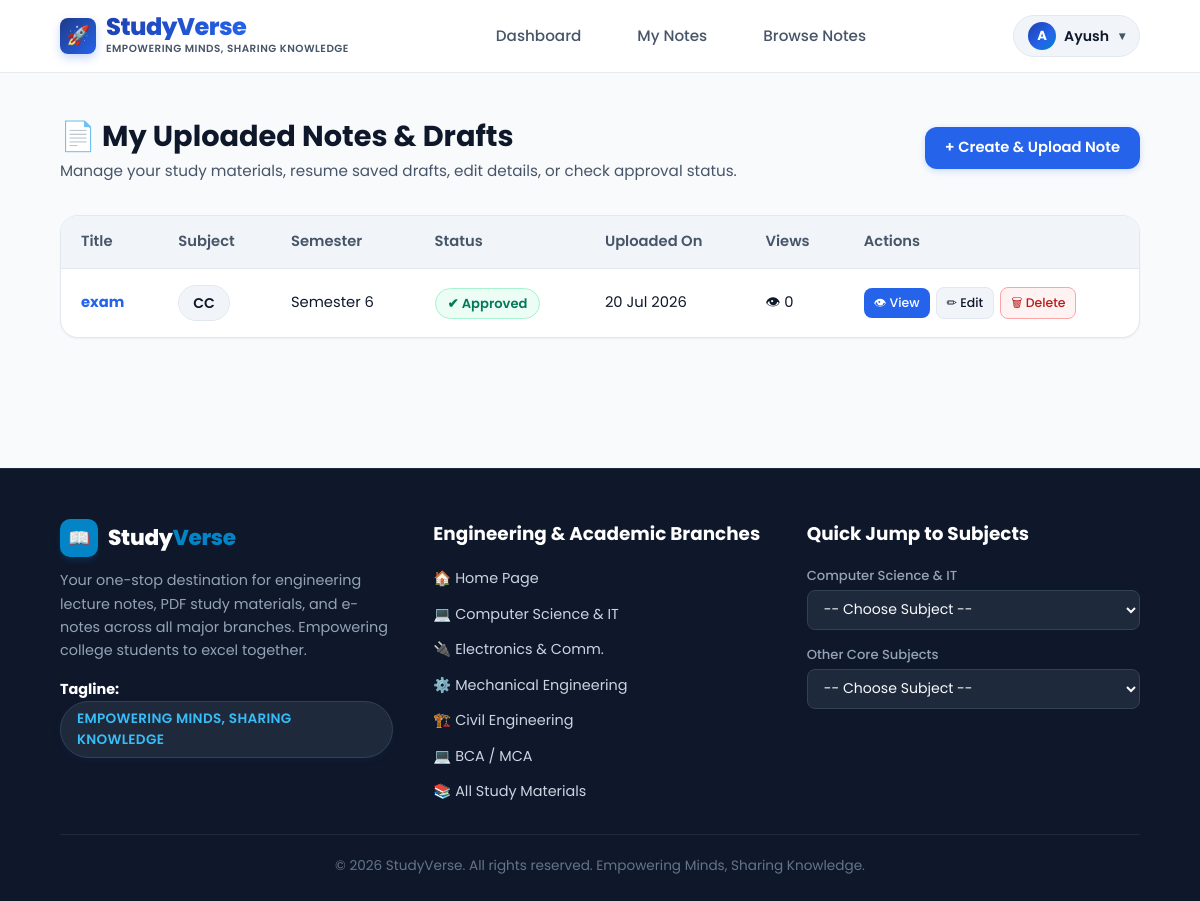
/notes/my-notes/ (signed in), run on an earlier commit of the app's database.
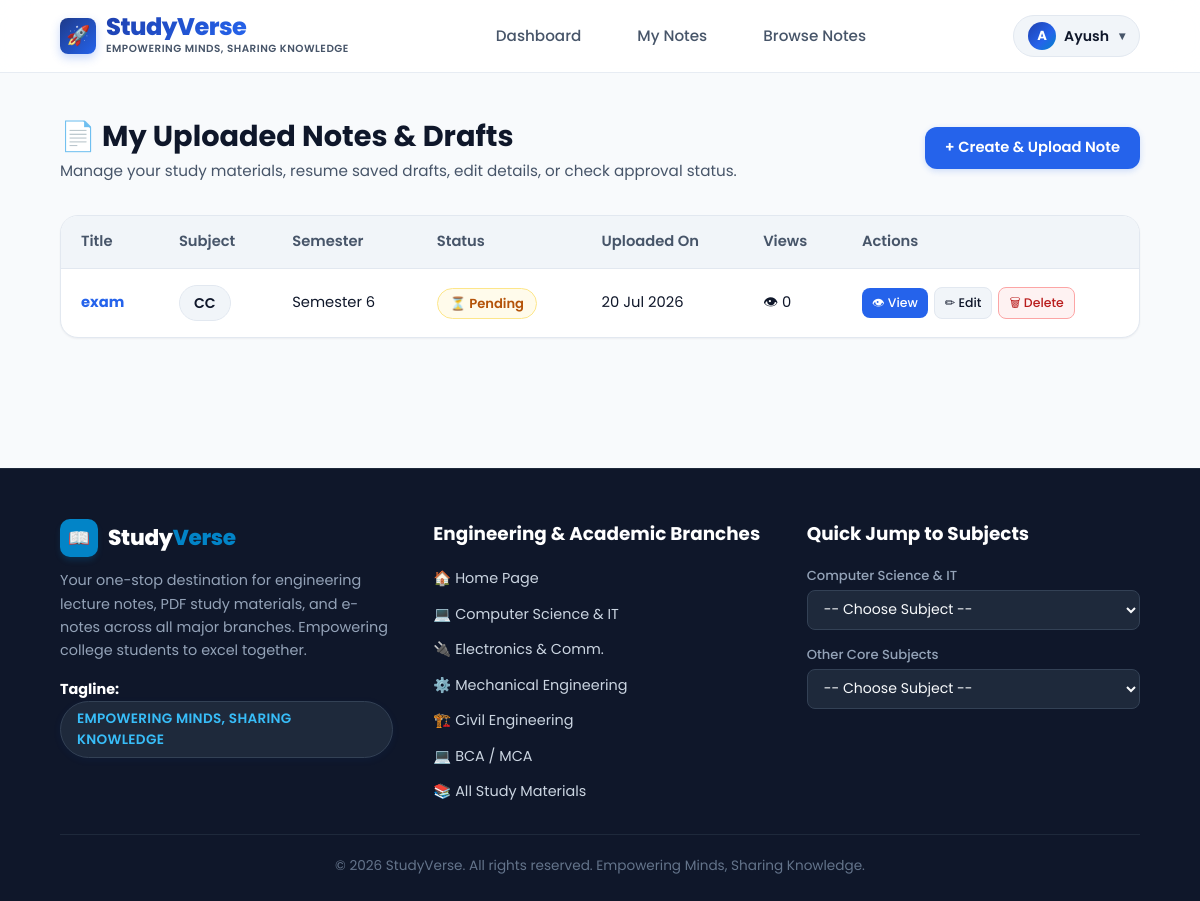
And on a later commit of the database.
### notes/models.py (models this page shows, shortened)
class Note(models.Model):
    STATUS_CHOICES = [
        ("Draft", "Draft"),
        ("Pending", "Pending"),
        ("Approved", "Approved"),
        ("Rejected", "Rejected"),
    ]
    SUBJECT_CHOICES = [
        ('DBMS', 'DBMS'),
        ('OS', 'Operating System'),
        ('CN', 'Computer Networks'),
        ('CC', 'Cloud Computing'),
        ('DSA', 'Data Structures'),
        ('JAVA', 'Java'),
        ('PYTHON', 'Python'),
        ('MATH', 'Mathematics'),
        ('OTHER', 'Other'),
    ]
    BRANCH_CHOICES = [
        ('CSE', 'Computer Science Engineering'),
        ('IT', 'Information Technology'),
        ('ECE', 'Electronics & Comm.'),
        ('ME', 'Mechanical Engineering'),
        ('CIVIL', 'Civil Engineering'),
        ('BCA_MCA', 'BCA / MCA'),
        ('COMMERCE', 'Commerce & Business'),
        ('OTHER', 'General / Other'),
    ]
    title = models.CharField(max_length=200)
    subject = models.CharField(max_length=50, choices=SUBJECT_CHOICES)
    branch = models.CharField(max_length=50, choices=BRANCH_CHOICES, default='CSE')
    semester = models.IntegerField()
    description = models.TextField(blank=True)
    content = models.TextField(blank=True, help_text="Rich text or markdown content for online created e-notes")
    drawing_data = models.TextField(blank=True, help_text="Base64 canvas drawing image data")
    is_online_note = models.BooleanField(default=False)
    file = models.FileField(upload_to='notes/', blank=True, null=True)
    uploaded_by = models.ForeignKey(User, on_delete=models.CASCADE)
    uploaded_at = models.DateTimeField(auto_now_add=True)
    downloads = models.IntegerField(default=0)
    views = models.IntegerField(default=0)
    likes = models.ManyToManyField(User, related_name='liked_notes', blank=True)
    status = models.CharField(
        max_length=20,
        choices=STATUS_CHOICES,
        default="Pending"
    )

### notes/views.py (the view)
# urls.py: path("my-notes/", views.my_notes, name="my_notes"),
@login_required
def my_notes(request):
    notes = Note.objects.filter(uploaded_by=request.user).order_by("-uploaded_at")
    return render(request, "notes/my_notes.html", {"notes": notes})

### templates/notes/my_notes.html (shortened to what this page needs)
{% extends "base.html" %}
{% block content %}
<div class="dashboard-wrapper">
    <div class="dashboard-header">
        <div>
            <h1>📄 My Uploaded Notes & Drafts</h1>
            <p>Manage your study materials, resume saved drafts, edit details, or check approval status.</p>
        </div>
        <div>
            <a href="{% url 'upload_note' %}" class="btn-primary">
                + Create & Upload Note
            </a>
        </div>
    </div>
    <div class="content-card">
        <div class="table-responsive">
            <table class="modern-table">
                <thead>
                    <tr>
                        <th>Title</th>
                        <th>Subject</th>
                        <th>Semester</th>
                        <th>Status</th>
                        <th>Uploaded On</th>
                        <th>Views</th>
                        <th>Actions</th>
                    </tr>
                </thead>
                <tbody>
                    {% for note in notes %}
                    <tr>
                        <td>
                            <a href="{% url 'note_detail' note.id %}" style="text-decoration:none;">
                                <strong style="color:var(--primary);">{{ note.title }}</strong>
                            </a>
                        </td>
                        <td><span class="user-badge">{{ note.subject }}</span></td>
                        <td>Semester {{ note.semester }}</td>
                        <td>
                            {% if note.status == "Approved" %}
                                <span class="status-pill approved">✔ Approved</span>
                            {% elif note.status == "Pending" %}
                                <span class="status-pill pending">⏳ Pending</span>
                            {% elif note.status == "Draft" %}
                                <span class="status-pill pending" style="background:#e2e8f0; color:#475569;">📝 Draft</span>
                            {% else %}
                                <span class="status-pill rejected">✖ Rejected</span>
                            {% endif %}
                        </td>
                        <td>{{ note.uploaded_at|date:"d M Y" }}</td>
                        <td>👁 {{ note.views }}</td>
                        <td>
                            <div class="action-group">
                                <a href="{% url 'note_detail' note.id %}" class="btn-sm btn-sm-primary">
                                    👁 View
                                </a>
                                <a href="{% url 'edit_note' note.id %}" class="btn-sm btn-sm-secondary">
                                    ✏ Edit
                                </a>
                                <a href="{% url 'delete_note' note.id %}" class="btn-sm btn-sm-danger">
                                    🗑 Delete
                                </a>
                            </div>
                        </td>
                    </tr>
                    {% endfor %}
                </tbody>
            </table>
        </div>
    </div>
</div>
{% endblock %}

What changed in the data, as far as the page shows it:
changed Note "exam": status "✔ Approved" → "⏳ Pending"
